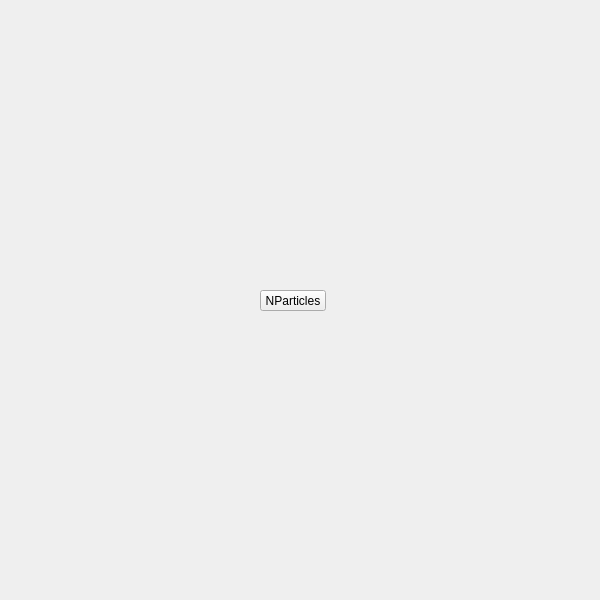
<?xml version="1.0" encoding="UTF-8"?>
<ui version="4.0">
 <class>QtUi</class>
 <widget class="QMainWindow" name="QtUi">
  <property name="enabled">
   <bool>true</bool>
  </property>
  <property name="geometry">
   <rect>
    <x>0</x>
    <y>0</y>
    <width>600</width>
    <height>600</height>
   </rect>
  </property>
  <property name="sizePolicy">
   <sizepolicy hsizetype="Ignored" vsizetype="Ignored">
    <horstretch>0</horstretch>
    <verstretch>0</verstretch>
   </sizepolicy>
  </property>
  <property name="minimumSize">
   <size>
    <width>0</width>
    <height>0</height>
   </size>
  </property>
  <property name="maximumSize">
   <size>
    <width>600</width>
    <height>600</height>
   </size>
  </property>
  <property name="cursor">
   <cursorShape>ArrowCursor</cursorShape>
  </property>
  <property name="toolButtonStyle">
   <enum>Qt::ToolButtonIconOnly</enum>
  </property>
  <property name="tabShape">
   <enum>QTabWidget::Triangular</enum>
  </property>
  <property name="dockNestingEnabled">
   <bool>true</bool>
  </property>
  <property name="dockOptions">
   <set>QMainWindow::AllowNestedDocks|QMainWindow::AllowTabbedDocks|QMainWindow::AnimatedDocks|QMainWindow::ForceTabbedDocks</set>
  </property>
  <widget class="QWidget" name="widget">
   <property name="sizePolicy">
    <sizepolicy hsizetype="Ignored" vsizetype="Ignored">
     <horstretch>0</horstretch>
     <verstretch>0</verstretch>
    </sizepolicy>
   </property>
   <widget class="MenuButton" name="i035">
    <property name="geometry">
     <rect>
      <x>260</x>
      <y>290</y>
      <width>66</width>
      <height>21</height>
     </rect>
    </property>
    <property name="minimumSize">
     <size>
      <width>0</width>
      <height>21</height>
     </size>
    </property>
    <property name="maximumSize">
     <size>
      <width>66</width>
      <height>21</height>
     </size>
    </property>
    <property name="target">
     <string>nparticles</string>
    </property>
    <property name="text">
     <string>NParticles</string>
    </property>
   </widget>
  </widget>
 </widget>
 <customwidgets>
  <customwidget>
   <class>MenuButton</class>
   <extends>QPushButton</extends>
   <header>widgets.menubutton.h</header>
  </customwidget>
 </customwidgets>
 <resources/>
 <connections/>
 <designerdata>
  <property name="gridDeltaX">
   <number>5</number>
  </property>
  <property name="gridDeltaY">
   <number>10</number>
  </property>
  <property name="gridSnapX">
   <bool>true</bool>
  </property>
  <property name="gridSnapY">
   <bool>true</bool>
  </property>
  <property name="gridVisible">
   <bool>true</bool>
  </property>
 </designerdata>
</ui>
